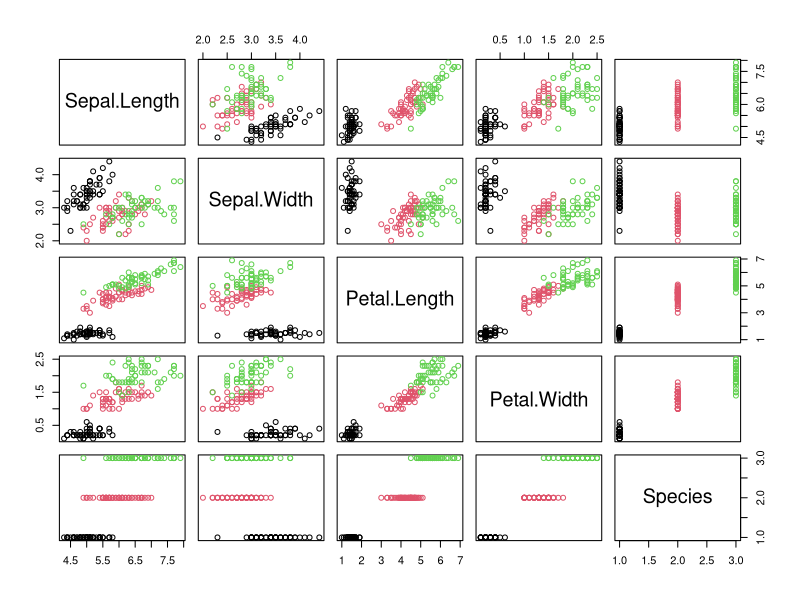
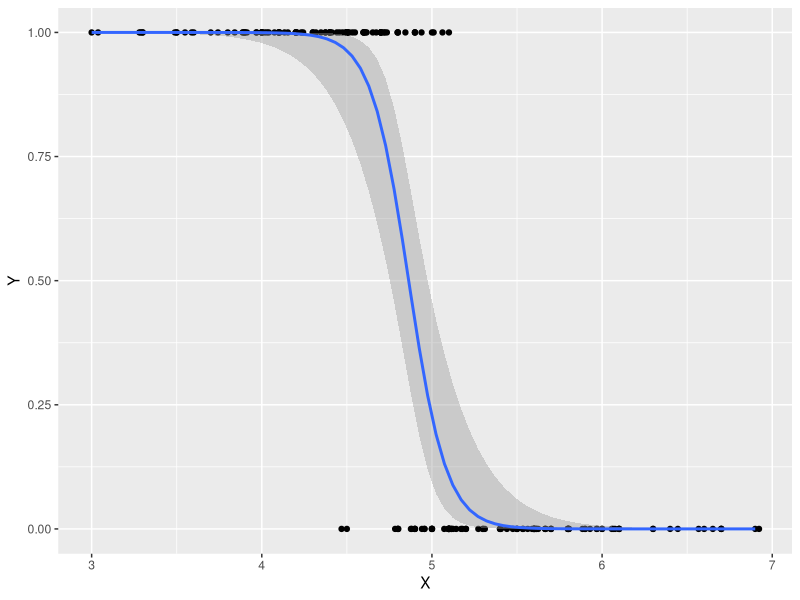

Recreate these plots in R, in order.
## ---- chunk 1
library(tidyverse)
pairs(iris, col = iris$Species)
levels(iris$Species)
## ---- chunk 2
rm(list = ls())
data(iris)
don <- iris %>% filter(Species %in% c("versicolor","virginica")) %>% 
  select(Petal.Length, Species)
head(don)
## ---- chunk 3
X <- don$Petal.Length
Y <- ifelse(don$Species == "versicolor",1,0)
don2 <- cbind.data.frame(X,Y)
ggplot(don2, aes(x = X, y = Y)) + 
  geom_point() + 
  geom_jitter(width = 0.05, height = 0) +
  geom_smooth(method = "glm", method.args = list(family = "binomial"))
## ---- chunk 4
model <- glm(Y ~ X, family = "binomial")
model
summary(model)
## ---- chunk 5
head(model$fitted.values) # proba
Yp <- ifelse(model$fitted.values > 0.5, 1,0)
table(Y,Yp)
